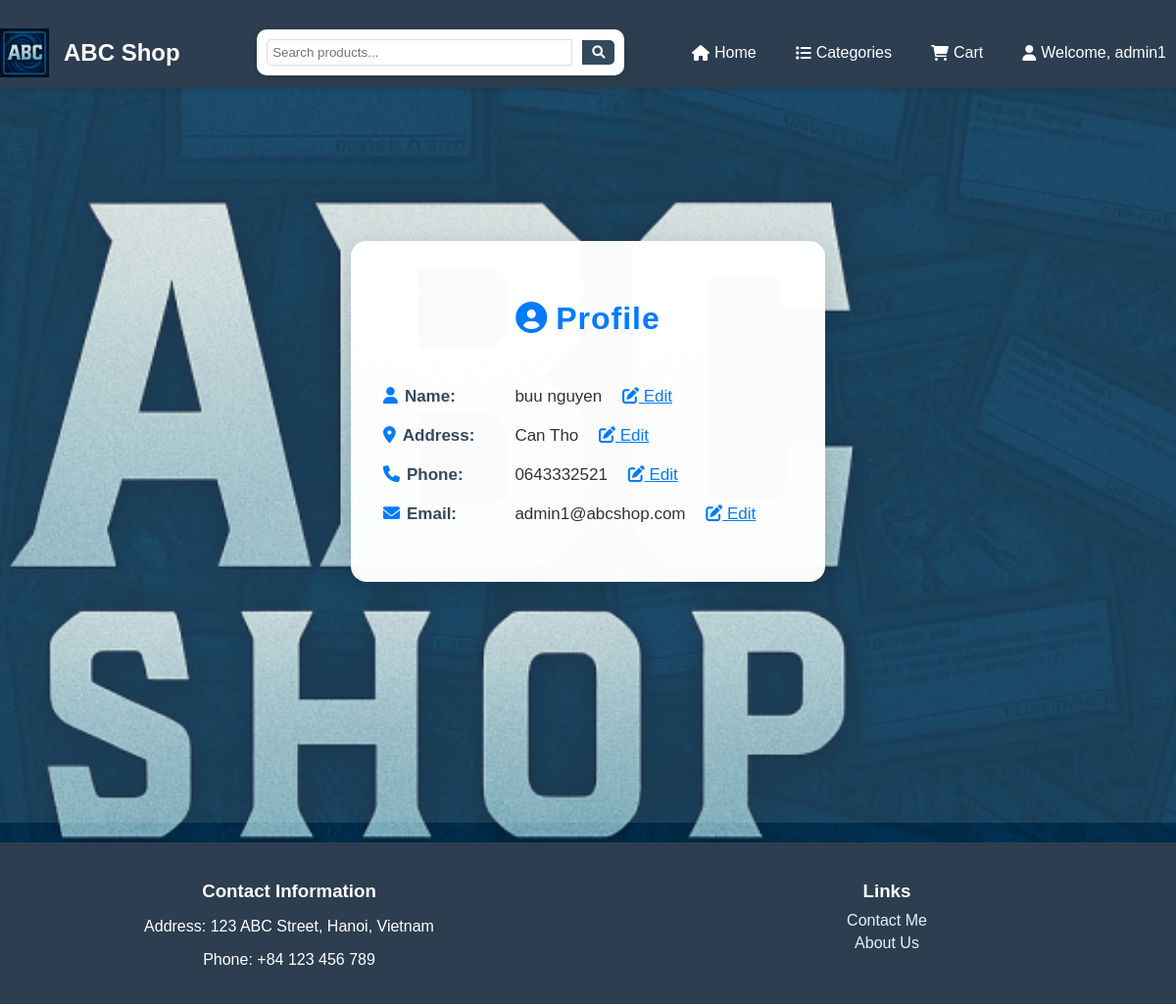
The app's page /profile.php (signed in) with its own data.
### tables this page shows
CREATE TABLE `users` (
  `id` int(11) NOT NULL,
  `username` varchar(50) NOT NULL,
  `password` varchar(255) NOT NULL,
  `email` varchar(255) NOT NULL,
  `role` enum('user','admin') DEFAULT 'user',
  `name` varchar(100) DEFAULT NULL,
  `address` varchar(255) DEFAULT NULL,
  `phone` varchar(20) DEFAULT NULL
);

### profile.php (the view, shortened to what this page needs)
<?php
require_once 'includes/header.php';
$username = $_SESSION['username'];
$stmt = $pdo->prepare("SELECT * FROM users WHERE username = ?");
$stmt->execute([$username]);
$user = $stmt->fetch(PDO::FETCH_ASSOC);
$edit_field = $_GET['edit'] ?? null;
?>
<div class="main-content" style="min-height: 100vh; display: flex; justify-content: center; align-items: center; background: rgba(255,255,255,0.1);">
    <div class="profile-card" style="width:420px; background:rgba(255,255,255,0.98); border-radius:16px; box-shadow:0 4px 24px rgba(0,0,0,0.12); padding:40px 32px;">
        <h1 style="color:#007bff; text-align:center; margin-bottom:32px; font-size:2rem; letter-spacing:1px;"><i class="fas fa-user-circle" style="margin-right:8px;"></i>Profile</h1>
        <table style="width:100%;font-size:17px; border-collapse:separate; border-spacing:0 18px;">
            <tr>
                <td style="width:32%;font-weight:600; color:#34495e;"><i class="fas fa-user" style="margin-right:7px;color:#007bff;"></i>Name:</td>
                <td>
                    <?php if ($edit_field === 'name'): ?>
                        <form method="POST" style="display:flex;gap:10px;align-items:center;">
                            <input type="hidden" name="field" value="name">
                            <input type="text" name="value" value="<?php echo htmlspecialchars($user['name'] ?? ''); ?>" required style="padding:10px; border-radius:7px; border:1px solid #ccc; font-size:17px; width:70%;">
                            <button type="submit" style="background:#007bff;color:#fff;border:none;padding:8px 18px;border-radius:7px;font-size:16px;"><i class="fas fa-save"></i> Save</button>
                            <a href="profile.php" style="padding:8px 18px; color:#555; background:#eee; border-radius:7px; text-decoration:none; font-size:16px;">Cancel</a>
                        </form>
                    <?php else: ?>
                        <?php echo htmlspecialchars($user['name'] ?? ''); ?>
                        <a href="profile.php?edit=name" style="margin-left:16px;color:#007bff;font-weight:500;"><i class="fas fa-edit"></i> Edit</a>
                    <?php endif; ?>
                </td>
            </tr>
            <tr>
                <td style="font-weight:600; color:#34495e;"><i class="fas fa-map-marker-alt" style="margin-right:7px;color:#007bff;"></i>Address:</td>
                <td>
                    <?php if ($edit_field === 'address'): ?>
                        <form method="POST" style="display:flex;gap:10px;align-items:center;">
                            <input type="hidden" name="field" value="address">
                            <input type="text" name="value" value="<?php echo htmlspecialchars($user['address'] ?? ''); ?>" required style="padding:10px; border-radius:7px; border:1px solid #ccc; font-size:17px; width:70%;">
                            <button type="submit" style="background:#007bff;color:#fff;border:none;padding:8px 18px;border-radius:7px;font-size:16px;"><i class="fas fa-save"></i> Save</button>
                            <a href="profile.php" style="padding:8px 18px; color:#555; background:#eee; border-radius:7px; text-decoration:none; font-size:16px;">Cancel</a>
                        </form>
                    <?php else: ?>
                        <?php echo htmlspecialchars($user['address'] ?? ''); ?>
                        <a href="profile.php?edit=address" style="margin-left:16px;color:#007bff;font-weight:500;"><i class="fas fa-edit"></i> Edit</a>
                    <?php endif; ?>
                </td>
            </tr>
            <tr>
                <td style="font-weight:600; color:#34495e;"><i class="fas fa-phone" style="margin-right:7px;color:#007bff;"></i>Phone:</td>
                <td>
                    <?php if ($edit_field === 'phone'): ?>
                        <form method="POST" style="display:flex;gap:10px;align-items:center;">
                            <input type="hidden" name="field" value="phone">
                            <input type="text" name="value" value="<?php echo htmlspecialchars($user['phone'] ?? ''); ?>" required style="padding:10px; border-radius:7px; border:1px solid #ccc; font-size:17px; width:70%;">
                            <button type="submit" style="background:#007bff;color:#fff;border:none;padding:8px 18px;border-radius:7px;font-size:16px;"><i class="fas fa-save"></i> Save</button>
                            <a href="profile.php" style="padding:8px 18px; color:#555; background:#eee; border-radius:7px; text-decoration:none; font-size:16px;">Cancel</a>
                        </form>
                    <?php else: ?>
                        <?php echo htmlspecialchars($user['phone'] ?? ''); ?>
                        <a href="profile.php?edit=phone" style="margin-left:16px;color:#007bff;font-weight:500;"><i class="fas fa-edit"></i> Edit</a>
                    <?php endif; ?>
                </td>
            </tr>
            <tr>
                <td style="font-weight:600; color:#34495e;"><i class="fas fa-envelope" style="margin-right:7px;color:#007bff;"></i>Email:</td>
                <td>
                    <?php if ($edit_field === 'email'): ?>
                        <form method="POST" style="display:flex;gap:10px;align-items:center;">
                            <input type="hidden" name="field" value="email">
                            <input type="email" name="value" value="<?php echo htmlspecialchars($user['email'] ?? ''); ?>" required style="padding:10px; border-radius:7px; border:1px solid #ccc; font-size:17px; width:70%;">
                            <button type="submit" style="background:#007bff;color:#fff;border:none;padding:8px 18px;border-radius:7px;font-size:16px;"><i class="fas fa-save"></i> Save</button>
                            <a href="profile.php" style="padding:8px 18px; color:#555; background:#eee; border-radius:7px; text-decoration:none; font-size:16px;">Cancel</a>
                        </form>
                    <?php else: ?>
                        <?php echo htmlspecialchars($user['email'] ?? ''); ?>
                        <a href="profile.php?edit=email" style="margin-left:16px;color:#007bff;font-weight:500;"><i class="fas fa-edit"></i> Edit</a>
                    <?php endif; ?>
                </td>
            </tr>
        </table>
    </div>
</div>
<?php require_once 'includes/footer.php'; ?>
<link rel="stylesheet" href="https://cdnjs.cloudflare.com/ajax/libs/font-awesome/6.0.0-beta3/css/all.min.css">

### css/style.css (style rules this page uses)
body { font-family: Arial, sans-serif; margin: 0; padding: 0; background-color: #f0f2f5; color: #333; }
.main-content { max-width: 1200px; margin: 0 auto; padding: 20px 15px; }

### profile.php (style rules this page uses)
body { background: url('images/banner.png') no-repeat center center fixed; background-size: cover; min-height: 100vh; }
.profile-card { animation: fadeIn 0.5s; }
.main-content { min-height: 100vh; }

### records on screen
users: name "buu nguyen", address "Can Tho", phone "0643332521", email "admin1@abcshop.com"

### other values on screen
$_SESSION['username'] "admin1"
